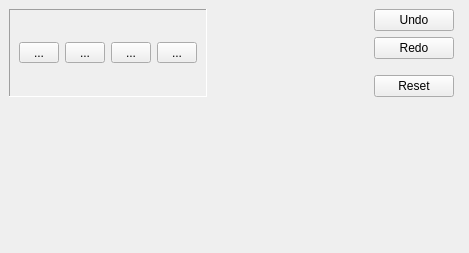
<?xml version="1.0" encoding="UTF-8"?>
<ui version="4.0">
 <class>LayoutViewConfigPage6a</class>
 <widget class="QFrame" name="LayoutViewConfigPage6a">
  <property name="geometry">
   <rect>
    <x>0</x>
    <y>0</y>
    <width>469</width>
    <height>253</height>
   </rect>
  </property>
  <property name="sizePolicy">
   <sizepolicy hsizetype="Preferred" vsizetype="Fixed">
    <horstretch>0</horstretch>
    <verstretch>0</verstretch>
   </sizepolicy>
  </property>
  <property name="windowTitle">
   <string>Edit Stipple Palette</string>
  </property>
  <layout class="QGridLayout">
   <property name="margin">
    <number>9</number>
   </property>
   <property name="spacing">
    <number>6</number>
   </property>
   <item row="1" column="0" colspan="4">
    <spacer>
     <property name="orientation">
      <enum>Qt::Vertical</enum>
     </property>
     <property name="sizeType">
      <enum>QSizePolicy::Expanding</enum>
     </property>
     <property name="sizeHint" stdset="0">
      <size>
       <width>451</width>
       <height>20</height>
      </size>
     </property>
    </spacer>
   </item>
   <item row="0" column="2">
    <widget class="QFrame" name="frame">
     <property name="sizePolicy">
      <sizepolicy hsizetype="Preferred" vsizetype="Fixed">
       <horstretch>0</horstretch>
       <verstretch>0</verstretch>
      </sizepolicy>
     </property>
     <property name="frameShape">
      <enum>QFrame::NoFrame</enum>
     </property>
     <property name="frameShadow">
      <enum>QFrame::Raised</enum>
     </property>
     <layout class="QVBoxLayout">
      <property name="spacing">
       <number>6</number>
      </property>
      <property name="margin">
       <number>0</number>
      </property>
      <item>
       <widget class="QPushButton" name="undo_pb">
        <property name="text">
         <string>Undo</string>
        </property>
       </widget>
      </item>
      <item>
       <widget class="QPushButton" name="redo_pb">
        <property name="text">
         <string>Redo</string>
        </property>
       </widget>
      </item>
      <item>
       <spacer>
        <property name="orientation">
         <enum>Qt::Vertical</enum>
        </property>
        <property name="sizeType">
         <enum>QSizePolicy::Fixed</enum>
        </property>
        <property name="sizeHint" stdset="0">
         <size>
          <width>20</width>
          <height>10</height>
         </size>
        </property>
       </spacer>
      </item>
      <item>
       <widget class="QPushButton" name="reset_pb">
        <property name="text">
         <string>Reset</string>
        </property>
       </widget>
      </item>
     </layout>
    </widget>
   </item>
   <item row="0" column="1">
    <spacer>
     <property name="orientation">
      <enum>Qt::Horizontal</enum>
     </property>
     <property name="sizeHint" stdset="0">
      <size>
       <width>161</width>
       <height>0</height>
      </size>
     </property>
    </spacer>
   </item>
   <item row="0" column="0">
    <widget class="QFrame" name="frame5_2">
     <property name="sizePolicy">
      <sizepolicy hsizetype="Preferred" vsizetype="Preferred">
       <horstretch>0</horstretch>
       <verstretch>0</verstretch>
      </sizepolicy>
     </property>
     <property name="frameShape">
      <enum>QFrame::Panel</enum>
     </property>
     <property name="frameShadow">
      <enum>QFrame::Sunken</enum>
     </property>
     <layout class="QGridLayout">
      <property name="margin">
       <number>9</number>
      </property>
      <property name="spacing">
       <number>6</number>
      </property>
      <item row="0" column="0">
       <widget class="QToolButton" name="cb_1">
        <property name="sizePolicy">
         <sizepolicy hsizetype="Fixed" vsizetype="Fixed">
          <horstretch>0</horstretch>
          <verstretch>0</verstretch>
         </sizepolicy>
        </property>
        <property name="minimumSize">
         <size>
          <width>40</width>
          <height>0</height>
         </size>
        </property>
        <property name="text">
         <string>...</string>
        </property>
       </widget>
      </item>
      <item row="0" column="1">
       <widget class="QToolButton" name="cb_2">
        <property name="minimumSize">
         <size>
          <width>40</width>
          <height>0</height>
         </size>
        </property>
        <property name="text">
         <string>...</string>
        </property>
       </widget>
      </item>
      <item row="0" column="2">
       <widget class="QToolButton" name="cb_3">
        <property name="minimumSize">
         <size>
          <width>40</width>
          <height>0</height>
         </size>
        </property>
        <property name="text">
         <string>...</string>
        </property>
       </widget>
      </item>
      <item row="0" column="3">
       <widget class="QToolButton" name="cb_4">
        <property name="minimumSize">
         <size>
          <width>40</width>
          <height>0</height>
         </size>
        </property>
        <property name="text">
         <string>...</string>
        </property>
       </widget>
      </item>
     </layout>
    </widget>
   </item>
  </layout>
 </widget>
 <layoutdefault spacing="6" margin="11"/>
 <tabstops>
  <tabstop>cb_1</tabstop>
  <tabstop>cb_2</tabstop>
  <tabstop>cb_3</tabstop>
  <tabstop>cb_4</tabstop>
  <tabstop>undo_pb</tabstop>
  <tabstop>redo_pb</tabstop>
  <tabstop>reset_pb</tabstop>
 </tabstops>
 <resources/>
 <connections/>
</ui>
